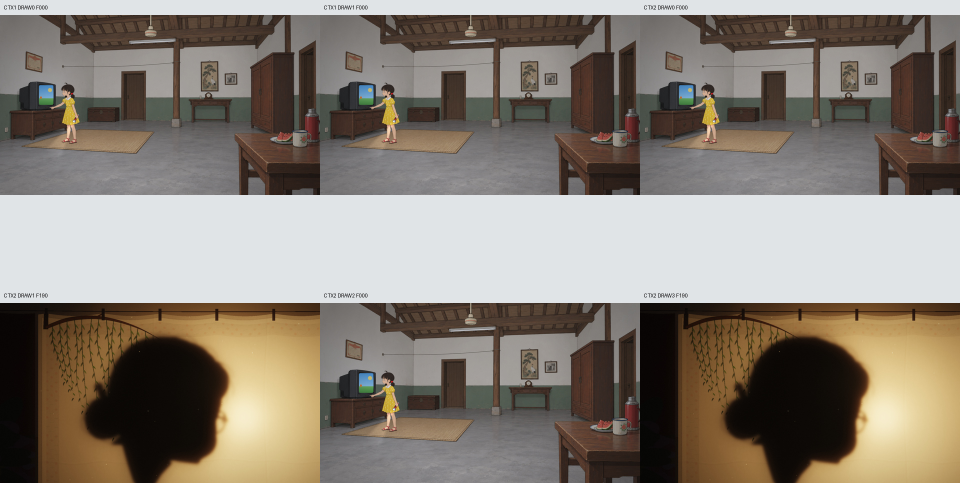
#> input picture collab/reviews/20261019_2226_s30_complete_scene_gate/finite_contexts_ca2deeea_cloud_20261019/ACTUAL_SIX_DRAWS_CONTACT.jpg, 1920 x 966 px (shown at 1/2 size)
$ python cutout_s29_blow.py ../collab/reviews/20261019_2226_s30_complete_scene_gate/finite_contexts_ca2deeea_cloud_20261019/ACTUAL_SIX_DRAWS_CONTACT.jpg
#> lines starting #> are read from the running program, lines starting #| are printed output that depends on the picture; after the words box and inside, x2 and y2 are one past the last pixel; in counts of white or black regions, pixels touching at a corner belong together
"""Reproduce reviewed S29 preparation card and S30 head-shadow mask.

Usage: python tools/cutout_s29_blow.py collab/refs/anim_29_grandma_prepare_blow.png --out assets/chars --report-dir /tmp/s29-blow-proof
Only extracts source pixels, derives alpha/normals/material; does not repaint anatomy.
"""
from pathlib import Path
import argparse, hashlib, json, subprocess, sys
import numpy as np
from PIL import Image, ImageFilter, ImageDraw
from scipy import ndimage as ndi

p=argparse.ArgumentParser(description=__doc__)
p.add_argument('source');p.add_argument('--out',default='assets/chars');p.add_argument('--report-dir')
a=p.parse_args();out=Path(a.out);out.mkdir(parents=True,exist_ok=True)
rgb=np.asarray(Image.open(a.source).convert('RGB'));lum=rgb.mean(-1);sat=rgb.max(-1).astype(float)-rgb.min(-1)
#> further down, rgb is the input picture: shape (966, 1920, 3); mean R, G, B 135.7, 127.3, 117.5
#> after `sat = rgb.max(-1).astype(float) - rgb.min(-1)`:
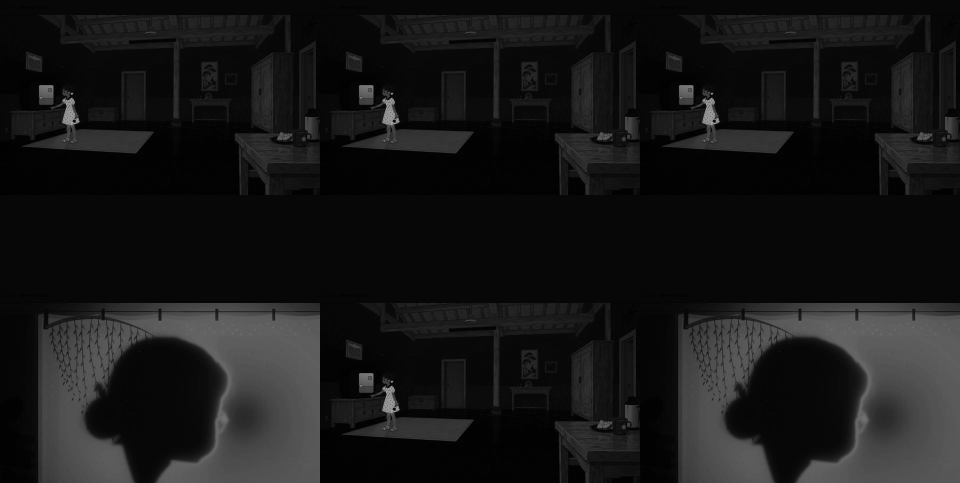
#> sat: shape (966, 1920) float64 (shown at 1/2 size); min 0, max 178, mean 22.7
# This source has neutral grey background, while grey hair is slightly warm.
# Flood the exterior, then remove the same neutral background enclosed by
# thin hair loops / the far spectacle rim. Keep dark frame and white glints.
near=(sat<=5)&(lum>85)&(lum<203)
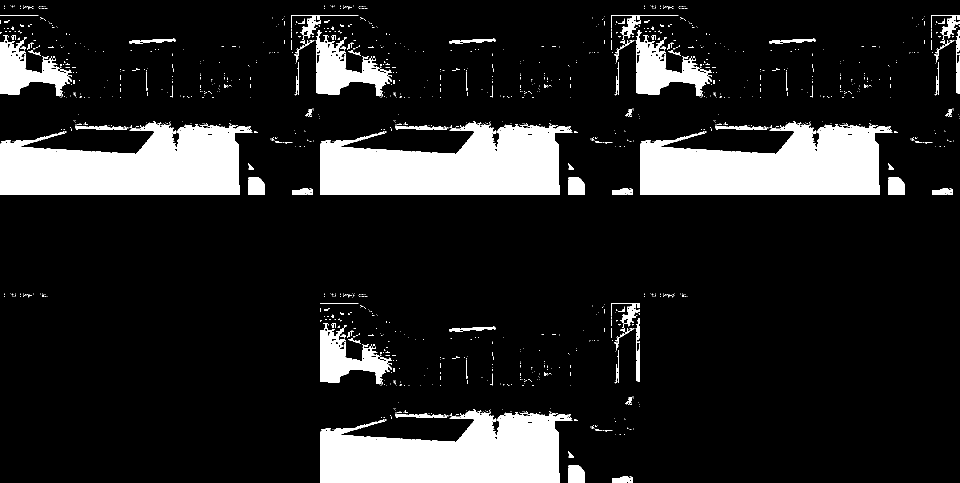
#> near: shape (966, 1920) bool (shown at 1/2 size); 14.3% white; 1387 white regions (1261 under 20 px), largest, box (x1, y1, x2, y2) and area: (640, 819, 1145, 966) 52262, (0, 243, 505, 390) 52260, (640, 243, 1145, 390) 52260
seed=np.zeros(lum.shape,bool);seed[0]=True;seed[-1]=True;seed[:,0]=True;seed[:,-1]=True
cleared=ndi.binary_propagation(seed&near,mask=near)
#> cleared: shape (966, 1920) bool; 6.2% white; 15 white regions (5 under 20 px), largest, box (x1, y1, x2, y2) and area: (640, 819, 1144, 966) 52181, (0, 243, 504, 390) 52179, (0, 70, 144, 193) 7741
cleared|=(sat<=4)&(lum>140)&(lum<181)
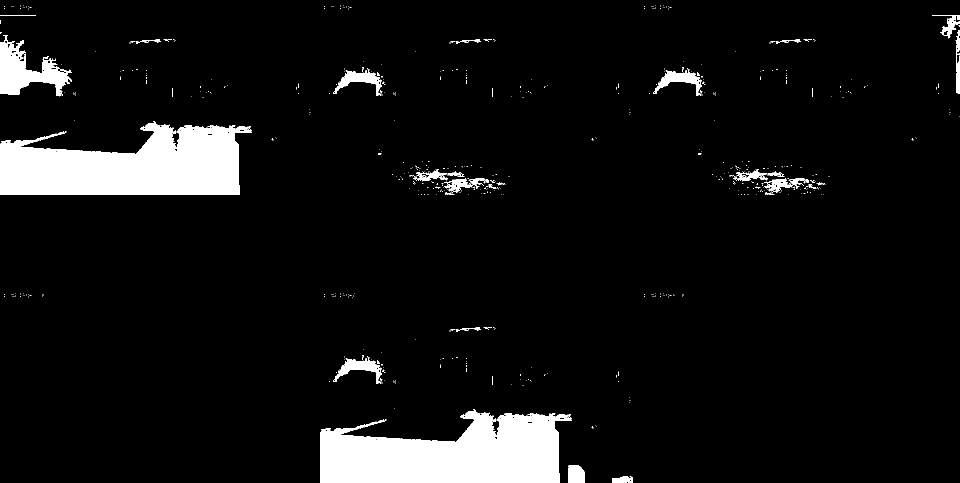
#> cleared: shape (966, 1920) bool (shown at 1/2 size); 6.8% white; 707 white regions (671 under 20 px), largest, box (x1, y1, x2, y2) and area: (640, 819, 1144, 966) 52181, (0, 243, 504, 390) 52179, (0, 70, 144, 193) 7742
labels,n=ndi.label(~cleared);sizes=np.bincount(labels.ravel());solid=(sizes[labels]>65)&~cleared
#> after `labels, n = ndi.label(~cleared)`:
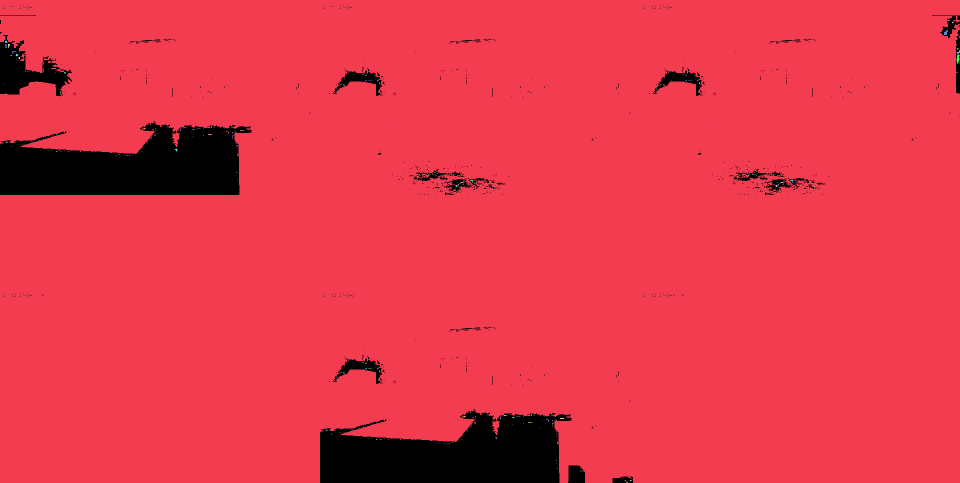
#> labels: shape (966, 1920) int32 (shown at 1/2 size); 413 distinct labels, from 0 to 412; one colour per label, 0 black
#> after `labels, n = ndi.label(~cleared)`: n = 412
#> after `sizes = np.bincount(labels.ravel())`: sizes = 413 values, max 1726898 at index 1, min 1 at index 4, mean 4490.8
#> after `solid = (sizes[labels] > 65) & ~cleared`:
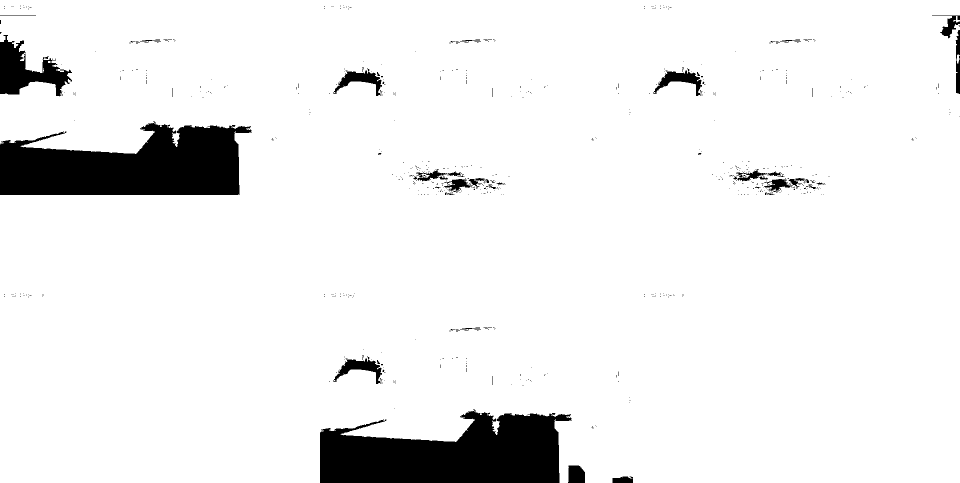
#> solid: shape (966, 1920) bool (shown at 1/2 size); 93.1% white; 707 black regions (671 under 20 px), largest, box (x1, y1, x2, y2) and area: (640, 819, 1144, 966) 52453, (0, 243, 504, 390) 52451, (0, 70, 144, 193) 7922
alpha=Image.fromarray(np.uint8(solid)*255).filter(ImageFilter.GaussianBlur(.3))
card=Image.fromarray(rgb).convert('RGBA');card.putalpha(alpha)
alb=out/'g29_prepare_blow.png';card.save(alb)
# The shadow is head, hair, bun, beads and necessary neck ONLY. Source right
# shoulder is cropped at x1023/y890 and must never enter the projection.
# The lower neck ends below the final S30 frame; it is not a floating cutout.
keep=Image.new('L',card.size)
#> keep: PIL image 1920x966 L; every value is 0
ImageDraw.Draw(keep).polygon([(0,0),(1024,0),(1024,750),(702,750),(677,843),(642,952),(570,1058),(531,978),(493,917),(459,881),(431,851),(410,841),(0,900)],fill=255)
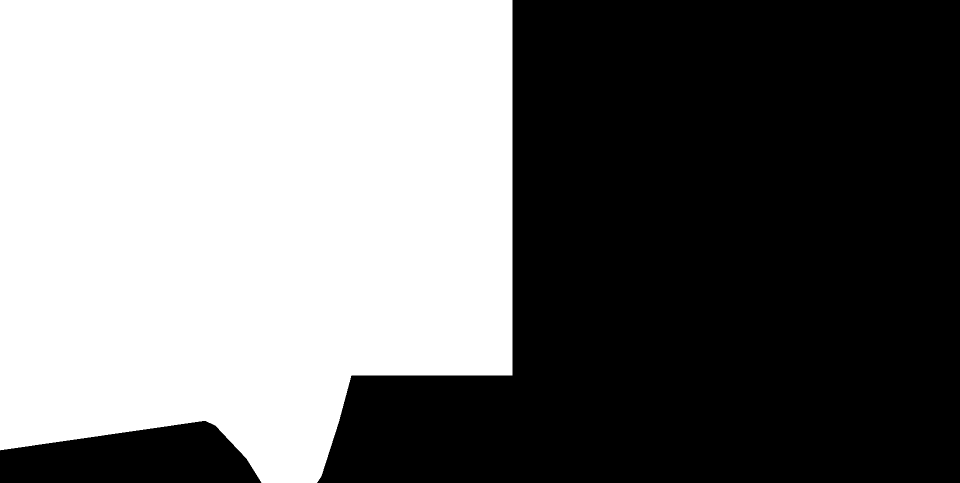
#> keep: PIL image 1920x966 L (shown at 1/2 size); 46.7% white; 1 white region, box (x1, y1, x2, y2) and area: (0, 0, 1025, 966) 867073
shadow=Image.new('RGBA',card.size,(0,0,0,0));shadow.putalpha(Image.fromarray(np.minimum(np.asarray(alpha),np.asarray(keep))))
#> after `shadow = Image.new('RGBA', card.size, (0, 0, 0, 0))`: shadow: PIL image 1920x966 RGBA; every value is 0
#> after `shadow.putalpha(Image.fromarray(np.minimum(np.asarray(alpha), np.asarr`:
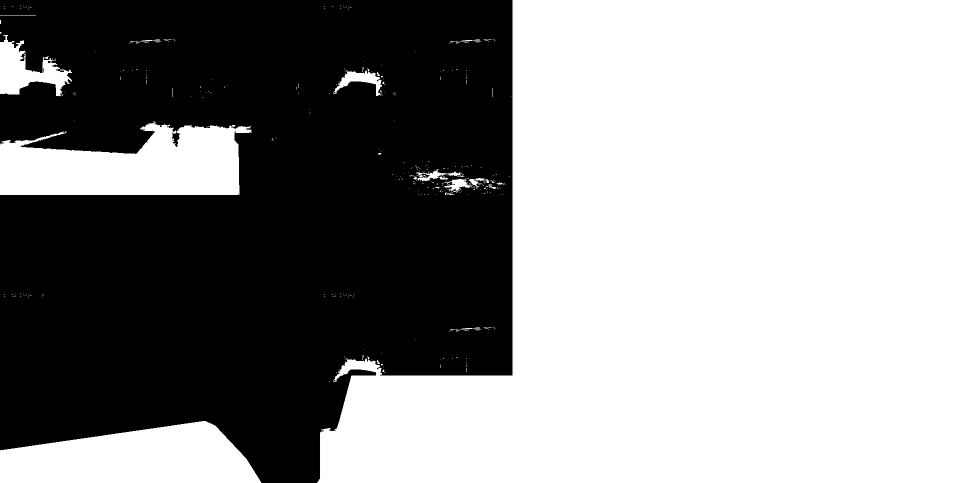
#> shadow: PIL image 1920x966 RGBA (shown at 1/2 size); mean R, G, B, A 0, 0, 0, 109.7; transparent parts drawn white
sh=out/'g29_prepare_blow_shadow.png';shadow.save(sh)
nrm=out/'g29_prepare_blow_n.png';mat=out/'g29_prepare_blow_m.png'
subprocess.run([sys.executable,'-I',str(Path(__file__).with_name('card_maps.py')),str(alb),str(nrm),str(mat),'35','.55'],check=True)
#> (this line was passed over: subprocess is not available in this run)
if a.report_dir:
 d=Path(a.report_dir);d.mkdir(parents=True,exist_ok=True)
 b=Image.new('RGBA',card.size,(42,61,54,255));b.alpha_composite(card);b.convert('RGB').save(d/'cutout_check.jpg')
 manifest={'source':str(Path(a.source)),'source_sha256':hashlib.sha256(Path(a.source).read_bytes()).hexdigest(),'outputs':[{ 'path':str(f),'sha256':hashlib.sha256(f.read_bytes()).hexdigest()} for f in[alb,nrm,mat,sh]],'method':'neutral-background extraction, separate original head/neck alpha; existing card_maps.py normal/material derivation, radius35 greyTop0.55','canvas':[1024,1536]}
 (d/'asset_manifest.json').write_text(json.dumps(manifest,indent=2)+'\n')
